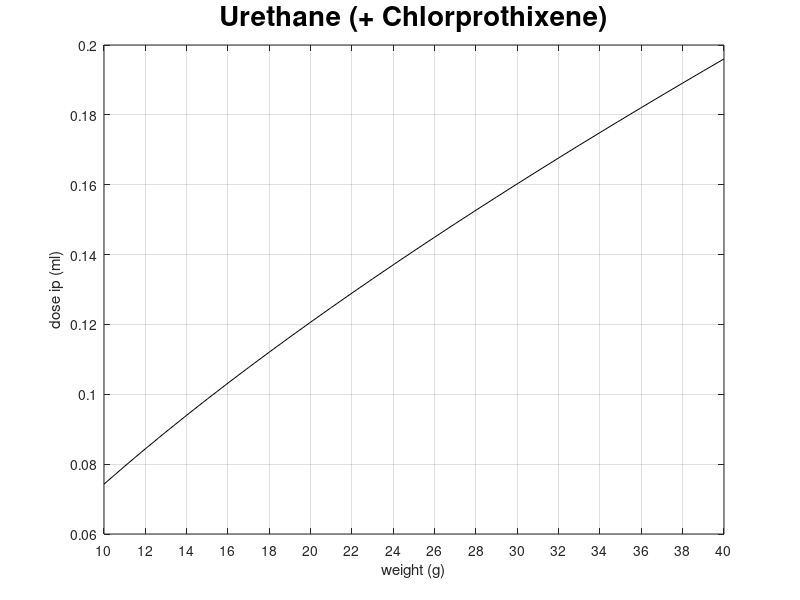

MATLAB code for this plot: (Note: this script raises an error after producing the figure.)
%Urethane dose



weight=(10:40);


% dose=[10*0.03 36*0.015];

dose=0.52*0.0285*weight.^0.7;

figure

plot( weight,dose,'k');
set(gca,'XTick',(10:2:40))
set(gca,'YTick',(0.06:0.02:0.2))
grid on
axis([10 40 0.06 0.2]);

xlabel('weight (g)');
ylabel('dose ip (ml)');
title('Urethane (+ Chlorprothixene)','fontsize',20)

smaller_font(-5);
bigger_linewidth(3);
saveas(gcf,'urethane_chlorprothixene_dose.png');
